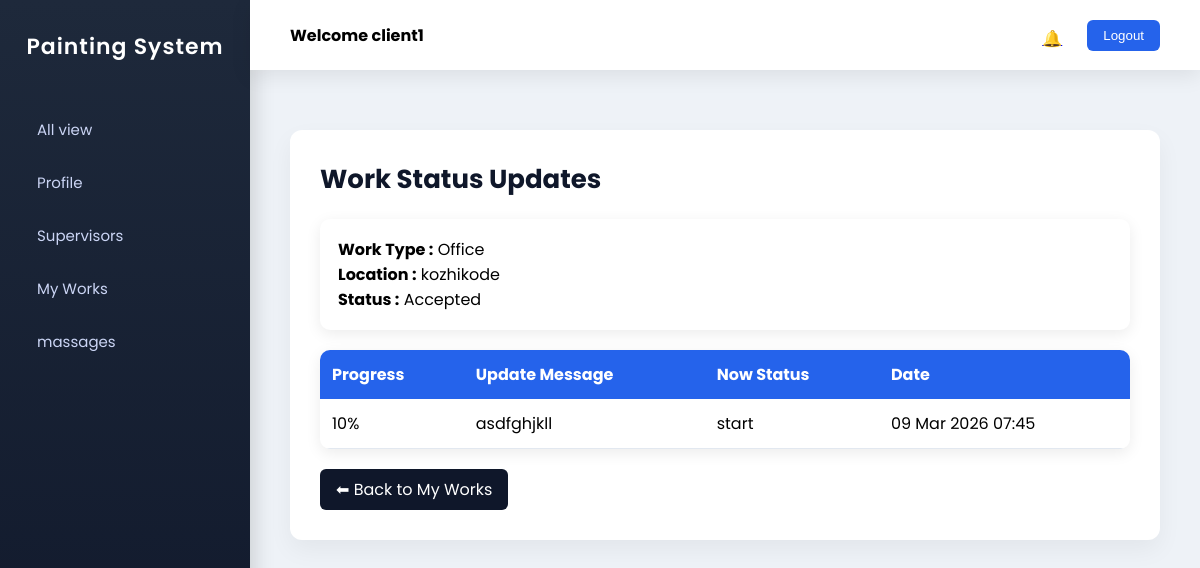
The app's page /work-status/1/ (signed in) with its own data.
### brush_track_app/models.py (models this page shows, shortened)
class Login(AbstractUser):
    is_client = models.BooleanField(default=False)
    is_supervisor = models.BooleanField(default=False)
    is_painter = models.BooleanField(default=False)

class Work(models.Model):
    client = models.ForeignKey("Client", on_delete=models.CASCADE)
    supervisor = models.ForeignKey("Supervisor", on_delete=models.CASCADE)
    location = models.CharField(max_length=250)
    WORK_TYPE_CHOICES = [
        ("Home", "Home"),
        ("Office", "Office"),
        ("Building", "Building"),
        ("Shop", "Shop"),
        ("Apartment", "Apartment"),
    ]
    work_type = models.CharField(
        max_length=50,
        choices=WORK_TYPE_CHOICES
    )
    square_feet = models.IntegerField(null=True, blank=True)
    paint_type = models.CharField(max_length=100, null=True, blank=True)  # Interior / Exterior
    start_date = models.DateField(null=True, blank=True)
    expected_finish_date = models.DateField(null=True, blank=True)
    budget = models.DecimalField(max_digits=10, decimal_places=2, null=True, blank=True)
    status = models.CharField(
        max_length=50,
        choices=[
            ("Pending", "Pending"),
            ("Started", "Started"),
            ("Completed", "Completed"),
        ],
        default="Pending"
    )
    created_at = models.DateTimeField(auto_now_add=True)

class WorkStatusUpdate(models.Model):
    work = models.ForeignKey("Work", on_delete=models.CASCADE, related_name="status_updates")
    status = models.CharField(max_length=100)
    progress_percentage = models.IntegerField()
    message = models.TextField(blank=True)
    updated_at = models.DateTimeField(auto_now_add=True)

### brush_track_app/clientview.py (the view)
# urls.py: path('work-status/<int:id>/', clientview.work_status, name='work_status'),
def work_status(request, id):
    client = Client.objects.get(client_details=request.user)
    work = Work.objects.get(id=id, client=client)
    updates = WorkStatusUpdate.objects.filter(work=work).order_by('-updated_at')
    return render(request, "client/work_status_view.html", {
        "work": work,
        "updates": updates
    })

### templates/client/work_status_view.html (shortened to what this page needs)
{% extends "client/client.html" %}
{% block content %}
<div class="page-title">
Work Status Updates
</div>
<div class="work-info">
<div><b>Work Type :</b> {{ work.work_type }}</div>
<div><b>Location :</b> {{ work.location }}</div>
<div><b>Status :</b> {{ work.status }}</div>
</div>
<table class="update-table">
<tr>
<th>Progress</th>
<th>Update Message</th>
    <th>Now Status</th>
<th>Date</th>
</tr>
{% for update in updates %}
<tr>
<td>
{{ update.progress_percentage }}%
</td>
<td>
{{ update.message }}
</td>
<td>
{{ update.status }}
</td>
<td>
{{ update.updated_at|date:"d M Y H:i" }}
</td>
</tr>
{% empty %}
<tr>
<td colspan="3" class="empty-msg">
No Updates Yet
</td>
</tr>
{% endfor %}
</table>
<a href="{% url 'my_works' %}" class="back-btn">
⬅ Back to My Works
</a>
{% endblock %}

### templates/client/client.html (shortened to what this page needs)
{% load static %}
<!DOCTYPE html>
<html lang="en">
<head>
<link rel="stylesheet" href="{% static 'assets/vendors/mdi/css/materialdesignicons.min.css' %}">
</head>
<body>
<div class="sidebar">
<div class="sidebar-header">
Painting System
</div>
<ul>
<li>
<a href="{% url 'client_dashboard'%}">
All view
</a>
</li>
<li>
<a href="{% url 'client_profile'%}">
Profile
</a>
</li>
<li>
<a href="{% url 'supervisor_view'%}">
Supervisors
</a>
</li>
<li>
<a href="{% url 'my_works'%}">
My Works
</a>
</li>
<li>
<a href="{% url 'client_messages'%}">
massages
</a>
</li>
</ul>
</div>
<div class="main">
<div class="navbar">
<h4>Welcome {{ request.user }}</h4>
<div class="nav-right">
<div class="notification" onclick="toggleNotification()">
 <a href="{% url 'client_notifications' %}">
<span class="">🔔
</span> </a>
</div>
<a href="{% url 'Log_out_client' %}">
<button class="logout-btn">Logout</button>
</a>
</div>
</div>
<div class="content">
<div class="content-card">
{% block content %}
{% endblock %}
</div>
</div>
</div>
</body>
</html>

### templates/client/client.html (style rules this page uses)
* { box-sizing:border-box; margin:0; padding:0; }
body { font-family:'Poppins',sans-serif; background:#eef2f7; display:flex; }
.sidebar { width:250px; height:100vh; background:linear-gradient(180deg,#1e293b,#0f172a); color:white; position:fixed; top:0; left:0; display:flex; flex-direction:column; padding-top:30px; box-shadow:4px 0 20px rgba(0,0,0,0.15); }
.sidebar-header { text-align:center; font-size:22px; font-weight:600; margin-bottom:40px; letter-spacing:1px; }
.sidebar ul { list-style:none; padding:0; }
.sidebar ul li { padding:15px 25px; transition:0.3s; }
.sidebar ul li a { text-decoration:none; color:#cbd5f5; display:flex; align-items:center; font-size:15px; }
.main { margin-left:250px; width:100%; }
.navbar { height:70px; background:white; display:flex; align-items:center; justify-content:space-between; padding:0 40px; box-shadow:0 6px 20px rgba(0,0,0,0.08); position:fixed; left:250px; right:0; top:0; z-index:100; }
.nav-right { display:flex; align-items:center; gap:25px; }
.notification { position:relative; cursor:pointer; }
.logout-btn { background:#2563eb; border:none; color:white; padding:8px 16px; border-radius:6px; cursor:pointer; transition:0.3s; }
.content { margin-top:90px; padding:40px; }
.content-card { background:white; padding:30px; border-radius:12px; box-shadow:0 10px 25px rgba(0,0,0,0.05); animation:fadeIn 0.6s; }

### templates/client/work_status_view.html (style rules this page uses)
.page-title { font-size:26px; font-weight:700; margin-bottom:20px; color:#0f172a; }
.work-info { background:white; padding:18px; border-radius:10px; box-shadow:0 4px 15px rgba(0,0,0,0.08); margin-bottom:20px; }
.update-table { width:100%; border-collapse:collapse; background:white; border-radius:10px; overflow:hidden; box-shadow:0 4px 15px rgba(0,0,0,0.08); }
.update-table th { background:#2563eb; color:white; padding:12px; text-align:left; }
.update-table td { padding:12px; border-bottom:1px solid #e2e8f0; }
.back-btn { display:inline-block; margin-top:20px; padding:8px 16px; background:#0f172a; color:white; border-radius:6px; text-decoration:none; }

### records on screen
Login: user "client1"
Work: work_type "Office", location "kozhikode", status "Accepted"
WorkStatusUpdate: progress_percentage "10", message "asdfghjkll", status "start", updated_at "09 Mar 2026 07:45"
